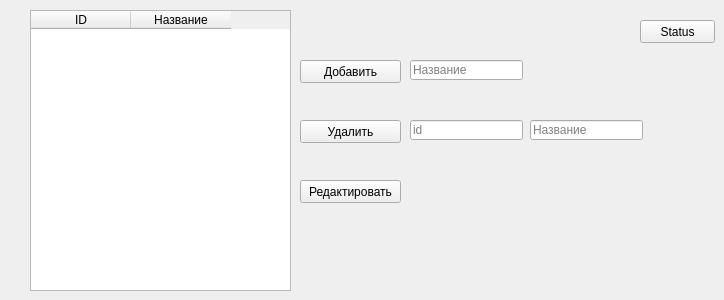
      <widget class="QWidget" name="status">
       <attribute name="title">
        <string>Статус</string>
       </attribute>
       <widget class="QLineEdit" name="id_category_2">
        <property name="geometry">
         <rect>
          <x>410</x>
          <y>120</y>
          <width>113</width>
          <height>20</height>
         </rect>
        </property>
        <property name="placeholderText">
         <string>id</string>
        </property>
       </widget>
       <widget class="QLineEdit" name="delete_type_2">
        <property name="geometry">
         <rect>
          <x>530</x>
          <y>120</y>
          <width>113</width>
          <height>20</height>
         </rect>
        </property>
        <property name="text">
         <string/>
        </property>
        <property name="maxLength">
         <number>25</number>
        </property>
        <property name="placeholderText">
         <string>Название</string>
        </property>
       </widget>
       <widget class="QTableWidget" name="tableWidget_2">
        <property name="enabled">
         <bool>true</bool>
        </property>
        <property name="geometry">
         <rect>
          <x>30</x>
          <y>10</y>
          <width>261</width>
          <height>281</height>
         </rect>
        </property>
        <property name="maximumSize">
         <size>
          <width>881</width>
          <height>16777215</height>
         </size>
        </property>
        <property name="mouseTracking">
         <bool>false</bool>
        </property>
        <property name="autoFillBackground">
         <bool>true</bool>
        </property>
        <column>
         <property name="text">
          <string>ID</string>
         </property>
        </column>
        <column>
         <property name="text">
          <string>Название</string>
         </property>
        </column>
       </widget>
       <widget class="QPushButton" name="add_button_2">
        <property name="geometry">
         <rect>
          <x>300</x>
          <y>60</y>
          <width>101</width>
          <height>23</height>
         </rect>
        </property>
        <property name="text">
         <string>Добавить</string>
        </property>
       </widget>
       <widget class="QPushButton" name="alter_button_2">
        <property name="geometry">
         <rect>
          <x>300</x>
          <y>180</y>
          <width>101</width>
          <height>23</height>
         </rect>
        </property>
        <property name="text">
         <string>Редактировать</string>
        </property>
       </widget>
       <widget class="QLineEdit" name="adding_type_2">
        <property name="geometry">
         <rect>
          <x>410</x>
          <y>60</y>
          <width>113</width>
          <height>20</height>
         </rect>
        </property>
        <property name="text">
         <string/>
        </property>
        <property name="maxLength">
         <number>50</number>
        </property>
        <property name="placeholderText">
         <string>Название</string>
        </property>
       </widget>
       <widget class="QPushButton" name="delete_button_2">
        <property name="geometry">
         <rect>
          <x>300</x>
          <y>120</y>
          <width>101</width>
          <height>23</height>
         </rect>
        </property>
        <property name="text">
         <string>Удалить</string>
        </property>
       </widget>
       <widget class="QPushButton" name="status_button">
        <property name="geometry">
         <rect>
          <x>640</x>
          <y>20</y>
          <width>75</width>
          <height>23</height>
         </rect>
        </property>
        <property name="text">
         <string>Status</string>
        </property>
       </widget>
      </widget>
